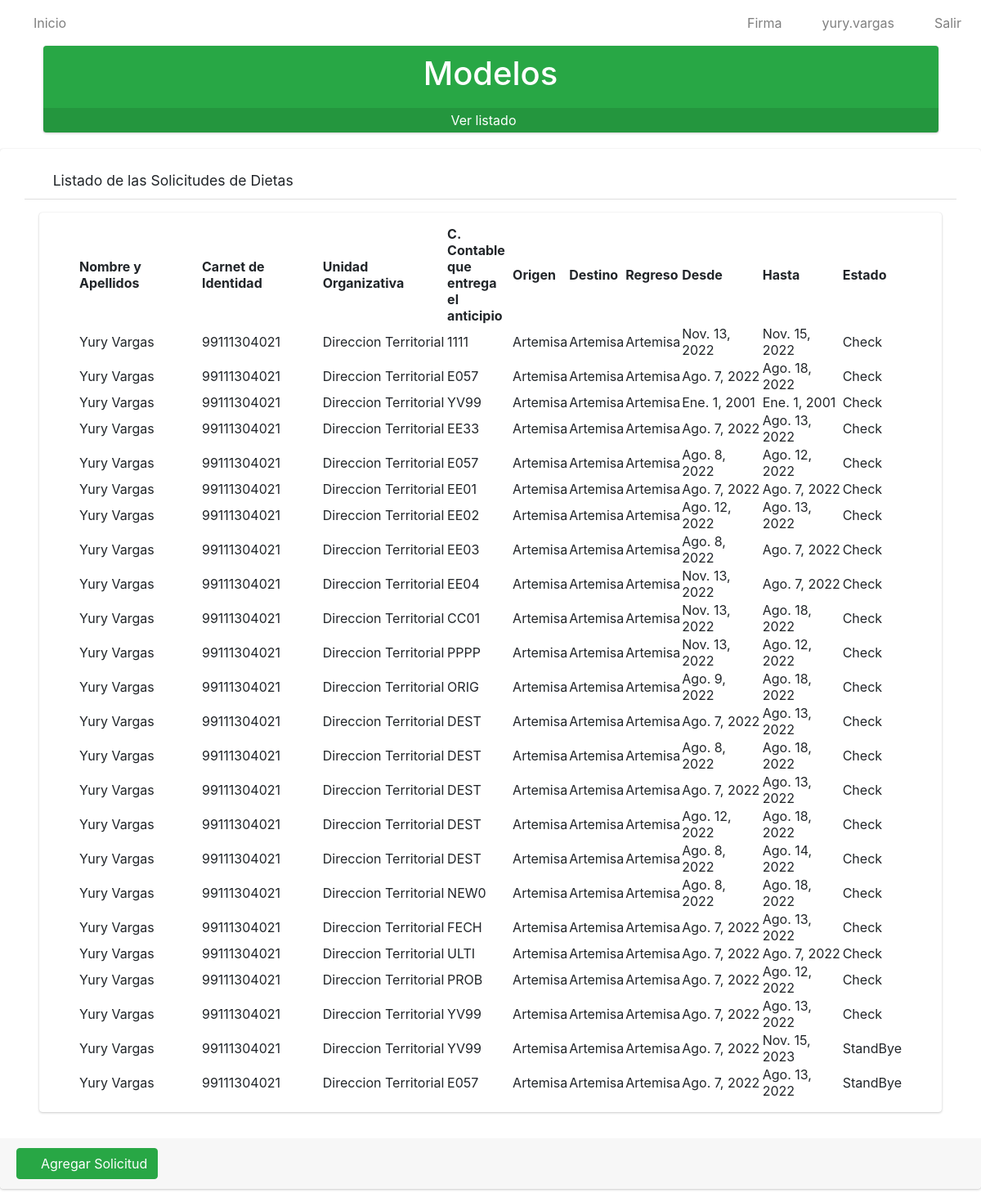
The page / (signed in) on the database as committed earlier.
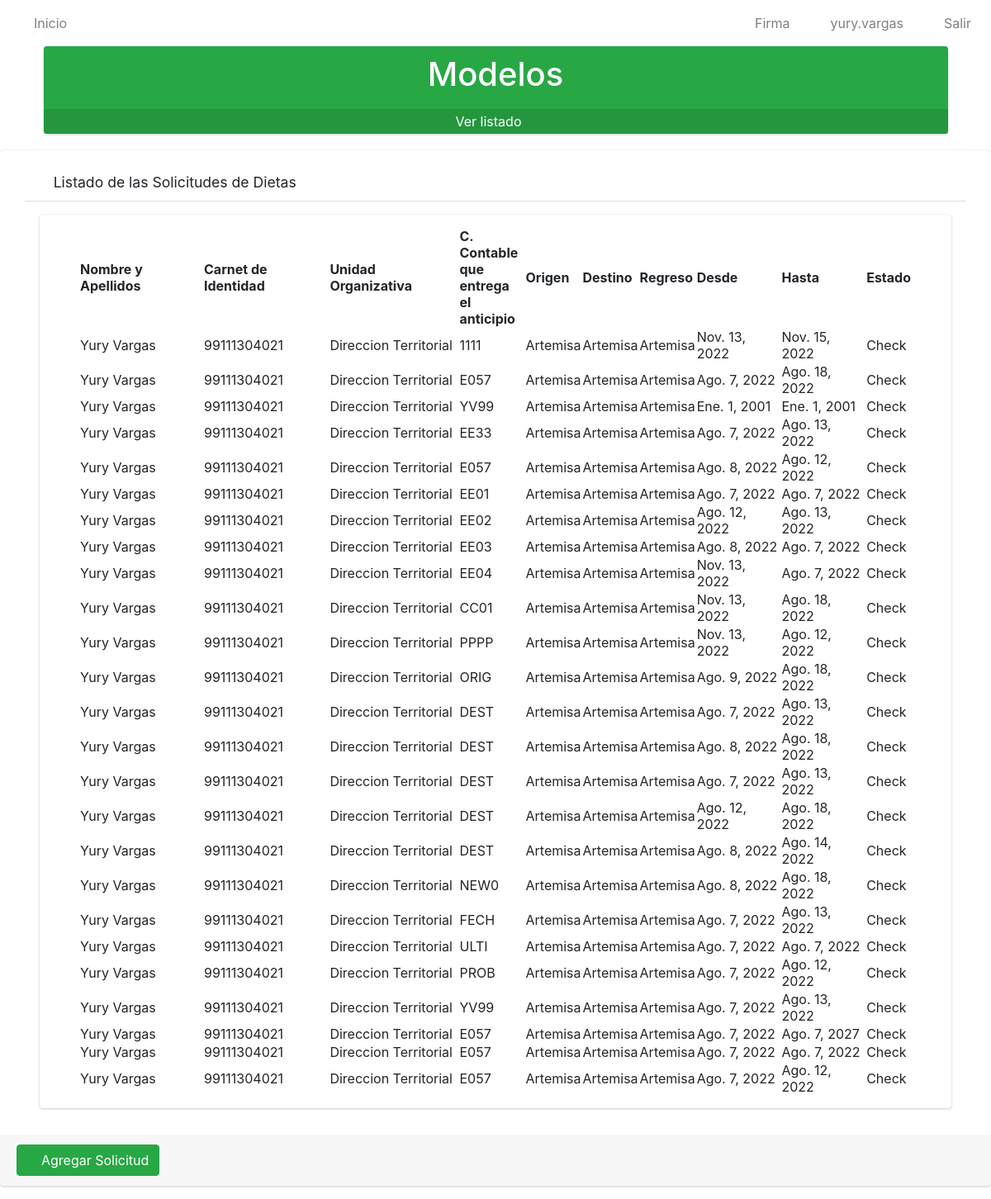
The same page on the database as committed later.
### app/models.py (models this page shows, shortened)
class Solicitud(models.Model):
    numero=models.IntegerField()
    solicitante=models.ForeignKey(User, on_delete=models.CASCADE)
    trabajador=models.ForeignKey(Trabajador, on_delete=models.CASCADE)
    unidad_organizativa=models.ForeignKey(Unidad_Organizativa, on_delete=models.CASCADE)
    c_contable=models.CharField(max_length=4)
    provincia=models.ForeignKey(Provincia, on_delete=models.CASCADE)
    origen=models.ForeignKey(Municipio, on_delete=models.CASCADE, related_name='municipio_origen')
    destino=models.ForeignKey(Municipio, on_delete=models.CASCADE, related_name='municipio_destino')
    regreso=models.ForeignKey(Municipio, on_delete=models.CASCADE, related_name='municipio_regreso')
    fecha_inicio=models.DateField()
    fecha_final=models.DateField()
    parleg=models.ForeignKey(PARLEG, on_delete=models.CASCADE)
    cargo_presupuesto=models.ForeignKey(Cargo_al_Presupuesto, on_delete=models.CASCADE)
    autoriza=models.ForeignKey(PersonalCualificado, on_delete=models.CASCADE)
    estado=models.CharField(max_length=20)
    class Meta:
        verbose_name="Solicitud"
        verbose_name_plural="Solicitudes"

class Trabajador(models.Model):
    nombre_y_apellidos = models.CharField(max_length=80)
    ci=models.CharField(max_length=11, unique=True)
    def __str__(self):
            return self.nombre_y_apellidos
    class Meta:
        verbose_name = "Trabajador"
        verbose_name_plural = "Trabajadores"

class Unidad_Organizativa(models.Model):
    nombre=models.CharField(max_length=100)
    def __str__(self):
        return self.nombre
    class Meta:
        verbose_name="Unidad Organizativa"
        verbose_name_plural="Unidades Organizativas"

class Municipio(models.Model):
    nombre=models.CharField(max_length=30)
    provincia=models.ForeignKey(Provincia, on_delete=models.CASCADE)
    def __str__(self):
        return self.nombre
    class Meta:
        verbose_name="Municipio"
        verbose_name_plural="Municipios"

### app/views.py (the view)
# urls.py: path('', SolicitudListView.as_view(), name='solicitudes'),
class SolicitudListView(ListView):
    model = Solicitud
    template_name = 'solicitudes/listar.html'
    @method_decorator(login_required)
    def dispatch(self, request, *args, **kwargs):
        return super().dispatch(request,*args,** kwargs)
    def get_context_data(self, **kwargs):
        context = super().get_context_data(**kwargs)
        context['title'] = "Listado de Solicitudes"
        return context

### app/templates/solicitudes/listar.html
{% extends 'base.html' %}
{% load static %}
{% block content %}
    <div class="row pl-5 pr-5" >
         <div>
            <div class="small-box bg-success">
                <div class="inner">
                    <h1 style="color: white;" class="text-center">
                        Modelos
                    </h1>
                </div>
                <div class="icon"><i class="fas fa-check-square"></i>
                </div>
                <a href="{% url 'listarMod' %}" class="small-box-footer" style="color: white !important;">
                Ver listado <i class="fas fa-arrow-circle-right" style="color: white;"></i>
                </a>
            </div>
        </div>
    </div>
    <div class=" card card-default">
        <div class="card-header px-3 mb-3 mt-3 container">
            <h3 class="card-title">
            <i class="fas fa-search"></i>
                Listado de las Solicitudes de Dietas
            </h3>
            </div>
        <div class="card card-body content-header mx-5 px-5">
            <table id="myTable" class="display" style="width: 100%;">
                <thead>
                    <tr>
                        <th>Nombre y Apellidos</th>
                        <th>Carnet de Identidad</th>
                        <th>Unidad Organizativa</th>
                        <th>C. Contable que entrega el anticipio</th>
                        <th>Origen</th>
                        <th>Destino</th>
                        <th>Regreso</th>
                        <th>Desde</th>
                        <th>Hasta</th>
                        <th>Estado</th>
                    </tr>
                </thead>
                <tbody>
                    {% for i in object_list %}
                    <tr>
                        <td style="width: 150px;">{{i.trabajador}}</td>
                        <td>{{i.trabajador.ci}}</td>
                        <td>{{i.unidad_organizativa}}</td>
                        <td style="width: 80px;">{{i.c_contable}}</td>
                        <td>{{i.origen}}</td>
                        <td>{{i.destino}}</td>
                        <td>{{i.regreso}}</td>
                        <td>{{i.fecha_inicio}}</td>
                        <td>{{i.fecha_final}}</td>
                        <td>{{i.estado}}</td>
                    </tr>
                    {% endfor %}
                </tbody>
            </table>
        </div>
        <div class=" card-footer mt-3">
            <a href="{% url 'crear_solicitud' %}" type="button" class="btn btn-primary btn-success">
                <i class="fas fa-plus"></i>
                Agregar Solicitud
            </a>
        </div>
    </div>
{% endblock %}

### app/templates/base.html (shortened to what this page needs)
{% load static %}
<html>
    <head>
  <link rel="stylesheet" href="{% static 'plugins/fontawesome-free/css/all.min.css'%}">
        <link href="https://cdn.jsdelivr.net/npm/bootstrap@5.2.0/dist/css/bootstrap.min.css" rel="stylesheet">
        <link rel="stylesheet" type="text/css" href="{% static 'datatable/data_tables/datatables.min.css' %}" />
  <link rel="stylesheet" href="https://cdnjs.cloudflare.com/ajax/libs/jquery-confirm/3.3.2/jquery-confirm.min.css">
  <link rel="stylesheet" href="https://cdn.jsdelivr.net/npm/bootstrap-icons@1.7.2/font/bootstrap-icons.css">
  <link href="https://cdn.jsdelivr.net/npm/bootstrap@5.2.0-beta1/dist/css/bootstrap.min.css" rel="stylesheet"
>
<link href="https://cdn.jsdelivr.net/npm/bootstrap@5.2.0/dist/css/bootstrap.min.css" rel="stylesheet">
        <link rel="stylesheet" href="{% static 'dist/css/adminlte.min.css'%}">
    </head>
<nav class="navbar navbar-expand-md navbar-white navbar-light">
 <ul class="navbar-nav">
          <li class="nav-item">
            <a href="{% url 'solicitudes' %}" class="nav-link">
            <i class="fas fa-home"></i>
            Inicio</a>
          </li>
        </ul>
    <ul class="navbar-nav ml-auto">
      <li class="nav-item">
           <a class="nav-link" onclick="modal_firma()" role="button">
            <i class="fas fa-edit"></i> Firma
           </a>
      </li>
      <li class="nav-item">
        <a class="nav-link" href="javascript:;"role="button">
          <i class="fas fa-user"></i>  {{ user.username }}
        </a>
      </li>
      <li class="nav-item">
        <a class="nav-link" href="{% url 'logout' %}"role="button">
          <i class="fas fa-power-off"></i> Salir
        </a>
      </li>
    </ul>
  </nav>
        {%block content%}
        {% endblock %}
    </body>
</html>

Rows that differ between the two databases and show on the page:
removed Solicitud: trabajador "Yury Vargas", trabajador.ci "99111304021", unidad_organizativa "Direccion Territorial", c_contable "YV99", origen "Artemisa", destino "Artemisa", regreso "Artemisa", fecha_inicio "Ago. 7, 2022", fecha_final "Nov. 15, 2023", estado "StandBye"
removed Solicitud: trabajador "Yury Vargas", trabajador.ci "99111304021", unidad_organizativa "Direccion Territorial", c_contable "E057", origen "Artemisa", destino "Artemisa", regreso "Artemisa", fecha_inicio "Ago. 7, 2022", fecha_final "Ago. 13, 2022", estado "StandBye"
added Solicitud: trabajador "Yury Vargas", trabajador.ci "99111304021", unidad_organizativa "Direccion Territorial", c_contable "E057", origen "Artemisa", destino "Artemisa", regreso "Artemisa", fecha_inicio "Ago. 7, 2022", fecha_final "Ago. 7, 2027", estado "Check"
added Solicitud: trabajador "Yury Vargas", trabajador.ci "99111304021", unidad_organizativa "Direccion Territorial", c_contable "E057", origen "Artemisa", destino "Artemisa", regreso "Artemisa", fecha_inicio "Ago. 7, 2022", fecha_final "Ago. 7, 2022", estado "Check"
added Solicitud: trabajador "Yury Vargas", trabajador.ci "99111304021", unidad_organizativa "Direccion Territorial", c_contable "E057", origen "Artemisa", destino "Artemisa", regreso "Artemisa", fecha_inicio "Ago. 7, 2022", fecha_final "Ago. 12, 2022", estado "Check"
